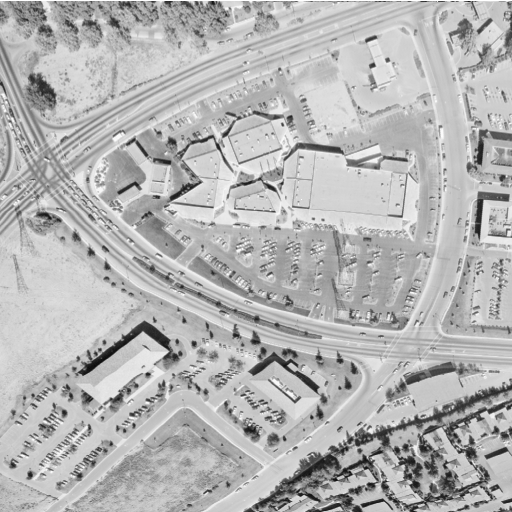
#> input picture images/aerial.png, 512 x 512 px; its folder holds only this picture in this run
$ python -i py-image-processing-intensity.py   (imports and definitions only)
#> lines starting #> are read from the running program, lines starting #| are printed output that depends on the picture; after the words box and inside, x2 and y2 are one past the last pixel; in counts of white or black regions, pixels touching at a corner belong together
#> further down, picture is the input picture: shape (512, 512, 3); min 12, max 255, mean 180.6
import cv2
import numpy as np
import tkinter as tk
from tkinter import Label, StringVar
from tkinter import ttk
from PIL import Image, ImageTk
import os

# Folder containing images
IMAGE_FOLDER = os.path.join(os.path.dirname(__file__), 'images')

def binary_threshold(image, threshold=127):
    """Apply binary thresholding to the image."""
#> called with threshold = 127
    _, binary = cv2.threshold(image, threshold, 255, cv2.THRESH_BINARY)
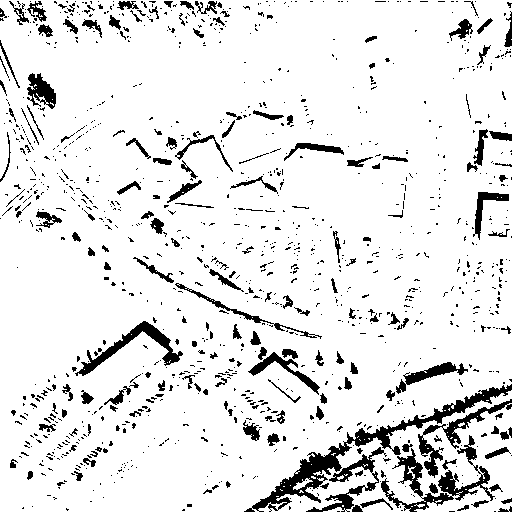
#> binary: shape (512, 512, 3); 90.1% white; 1152 black regions (982 under 20 px), largest, box (x1, y1, x2, y2) and area: (244, 384, 512, 512) 3435, (381, 435, 495, 512) 1921, (75, 321, 183, 376) 1173
    return binary

def contrast_stretching(image, min_val=0, max_val=255):
    """Apply contrast stretching to the image."""
#> called with min_val = 0, max_val = 255
    stretched = cv2.normalize(image, None, alpha=min_val, beta=max_val, norm_type=cv2.NORM_MINMAX)
    return stretched

def negative(image):
    """Create a negative of the image."""
    return 255 - image
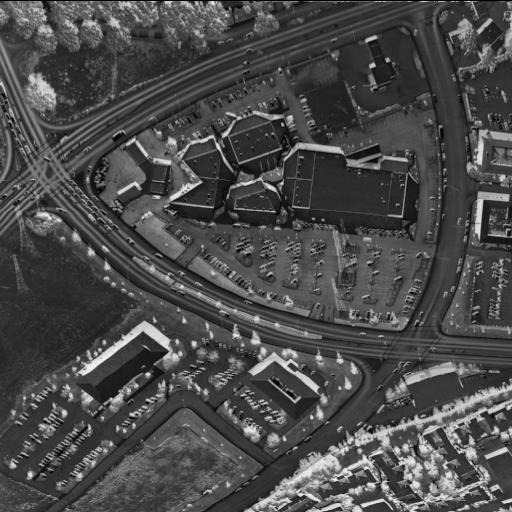
#> returned value: shape (512, 512, 3); min 0, max 243, mean 74.4

def log_transformation(image):
    """Apply logarithmic transformation to the image."""
    c = 255 / (np.log(1 + np.max(image)))
#> c = 45.99
    log_image = c * (np.log(1 + image))
#> log_image: shape (512, 512, 3) float16; 0.2% of the values are NaN or infinite; the others: min 117.9, max 254.6, mean 237.6
    log_image = np.array(log_image, dtype=np.uint8)
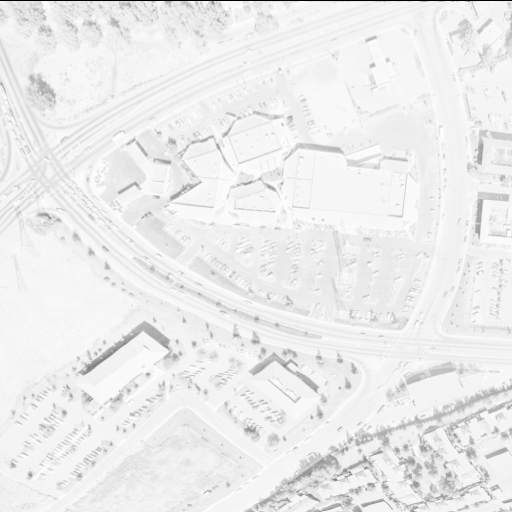
#> log_image: shape (512, 512, 3); min 0, max 254, mean 236.7
    return log_image

def gamma_correction(image, gamma):
    """Apply gamma correction to the image."""
#> called with gamma = 0.5
    gamma_corrected = np.array(255 * (image / 255) ** gamma, dtype=np.uint8)
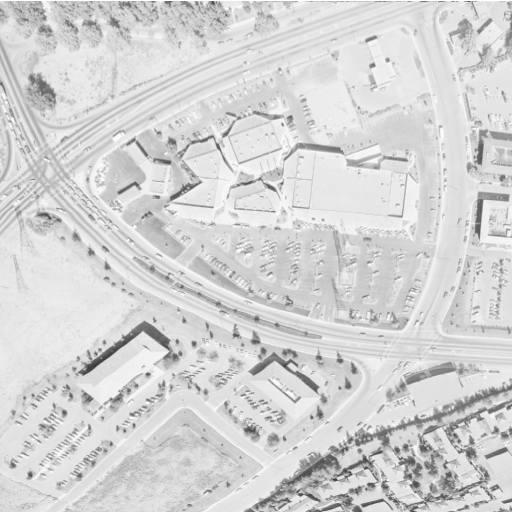
#> gamma_corrected: shape (512, 512, 3); min 55, max 255, mean 212.4
#> call 2 of gamma_correction, with gamma = 2
#> in gamma_correction (call 2), `gamma_corrected = np.array(255 * (image / 255) ** gamma, dtype=np.uint8)`:
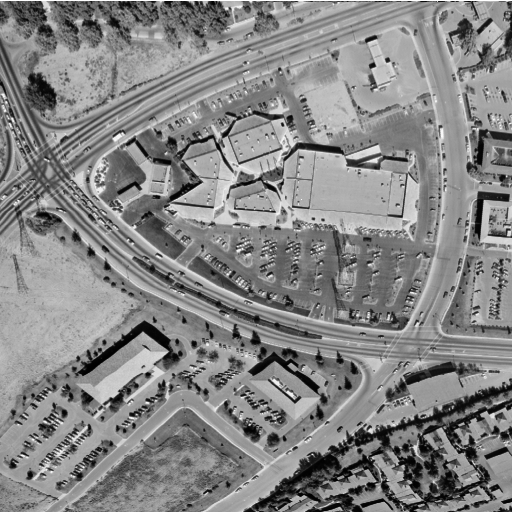
#> gamma_corrected: shape (512, 512, 3); min 0, max 255, mean 133.5
    return gamma_corrected

def resize_image(image, width=300):
    """Resize the image to a specified width while maintaining aspect ratio."""
    height = int(image.shape[0] * (width / image.shape[1]))
    resized_image = cv2.resize(image, (width, height))
    return resized_image

def display_images(images, titles):
    """Display multiple images in a single Tkinter window."""
    for widget in grid_frame.winfo_children():
        widget.destroy()  # Clear existing images

    for i in range(len(images)):
        resized_image = resize_image(images[i])

        # Convert the image to RGB format and then to a PhotoImage
        image_rgb = cv2.cvtColor(resized_image, cv2.COLOR_GRAY2RGB)  # Convert to RGB
        image_pil = Image.fromarray(image_rgb)  # Convert to PIL Image
        image_tk = ImageTk.PhotoImage(image_pil)  # Convert to ImageTk PhotoImage

        title_label = Label(grid_frame, text=titles[i])
        title_label.grid(row=(i // 3) * 2, column=i % 3, padx=5, pady=(0, 5))

        label = Label(grid_frame, image=image_tk)
        label.image = image_tk  # Keep a reference to avoid garbage collection
        label.grid(row=(i // 3) * 2 + 1, column=i % 3, padx=5, pady=(0, 5))

def load_images():
    """Load images from the specified folder and return their file paths."""
    images = []
    titles = []
    for filename in os.listdir(IMAGE_FOLDER):
        if filename.endswith('.png') or filename.endswith('.jpg') or filename.endswith('.jpeg'):
            images.append(cv2.imread(os.path.join(IMAGE_FOLDER, filename), cv2.IMREAD_GRAYSCALE))
            titles.append(filename)
    return images, titles

def apply_transformations(selected_image):
    """Apply transformations to the selected image."""
    if selected_image is None:
        return

    binary_image = binary_threshold(selected_image)
    contrast_image = contrast_stretching(selected_image)
    negative_image = negative(selected_image)
    log_image = log_transformation(selected_image)
    gamma_image_low = gamma_correction(selected_image, gamma=0.5)  # γ < 1
    gamma_image_high = gamma_correction(selected_image, gamma=2.0)  # γ > 1

    images = [selected_image, binary_image, contrast_image, negative_image, log_image, gamma_image_low, gamma_image_high]
    titles = ['Original', 'Binary Threshold', 'Contrast Stretching', 'Negative', 'Log Transformation', 'Gamma < 1', 'Gamma > 1']

    display_images(images, titles)

def on_selection_change(event):
    """Handle selection change in the dropdown."""
    selected_image_name = dropdown_var.get()
    selected_image_path = os.path.join(IMAGE_FOLDER, selected_image_name)
    selected_image = cv2.imread(selected_image_path, cv2.IMREAD_GRAYSCALE)
    apply_transformations(selected_image)

# Set up the main Tkinter window
# [2 lines not run here, left out]

dropdown_var = StringVar()
# [1 line that did not run here, left out]
# [1 line not run here, left out]


# Load images for the dropdown
image_files = os.listdir(IMAGE_FOLDER)
# [1 line that did not run here, left out]
# [5 lines not run here, left out]

# Create a frame to hold the grid of images
# [1 line that did not run here, left out]
# [6 lines not run here, left out]

>>> import cv2
>>> picture = cv2.imread('images/aerial.png')
#> (the run stopped early here; a loop or call above may not have finished)

$ run again, on images/bark.png
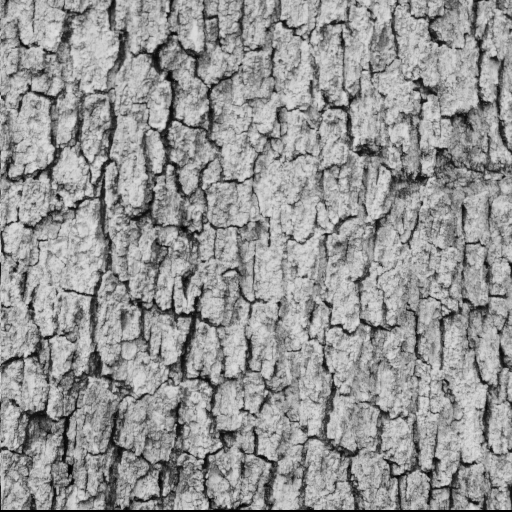
#> input picture images/bark.png, 512 x 512 px
#> picture is the input picture: shape (512, 512, 3); min 0, max 226, mean 148.5
#> in binary_threshold, `_, binary = cv2.threshold(image, threshold, 255, cv2.THRESH_BINARY)`:
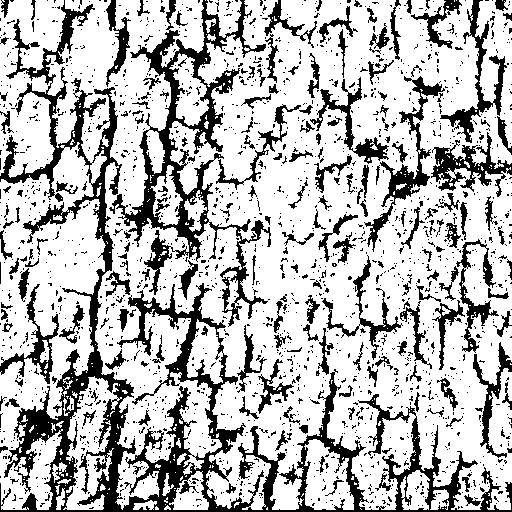
#> binary: shape (512, 512, 3); 72.9% white; 1870 black regions (1672 under 20 px), largest, box (x1, y1, x2, y2) and area: (0, 0, 512, 512) 27567, (109, 0, 271, 327) 9463, (364, 76, 445, 252) 2046
#> c = 47.01
#> in gamma_correction (call 2), `gamma_corrected = np.array(255 * (image / 255) ** gamma, dtype=np.uint8)`:
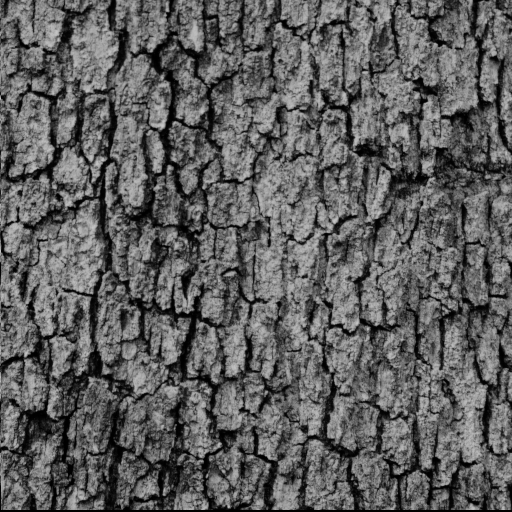
#> gamma_corrected: shape (512, 512, 3); min 0, max 200, mean 94.7

$ run again, on images/boat.png
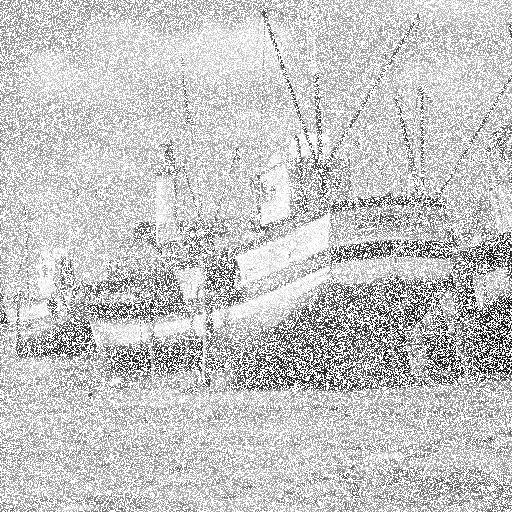
#> input picture images/boat.png, 512 x 512 px
#> picture is the input picture: shape (512, 512, 3); min 4, max 255, mean 199.9
#> in binary_threshold, `_, binary = cv2.threshold(image, threshold, 255, cv2.THRESH_BINARY)`:
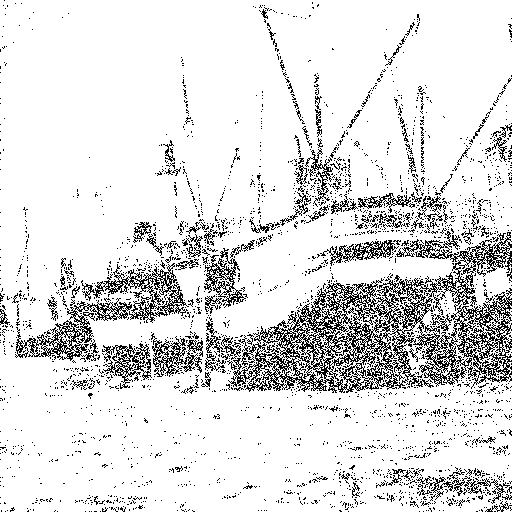
#> binary: shape (512, 512, 3); 87.4% white; black in thin lines or dots
#> c = 45.99
#> in gamma_correction (call 2), `gamma_corrected = np.array(255 * (image / 255) ** gamma, dtype=np.uint8)`:
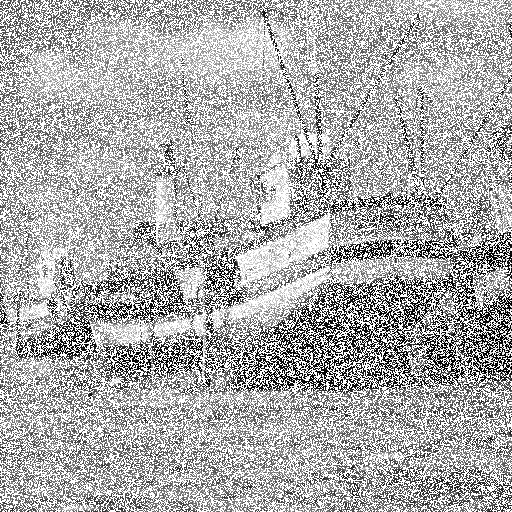
#> gamma_corrected: shape (512, 512, 3); min 0, max 255, mean 172.3

$ run again, on images/brick wall.png
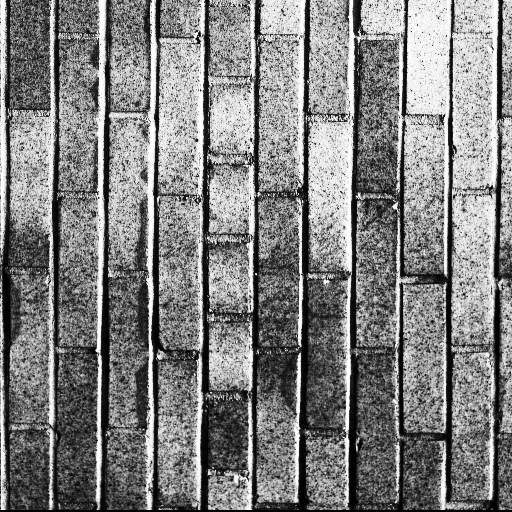
#> input picture images/brick wall.png, 512 x 512 px
#> picture is the input picture: shape (512, 512, 3); min 0, max 255, mean 128.1
#> in binary_threshold, `_, binary = cv2.threshold(image, threshold, 255, cv2.THRESH_BINARY)`:
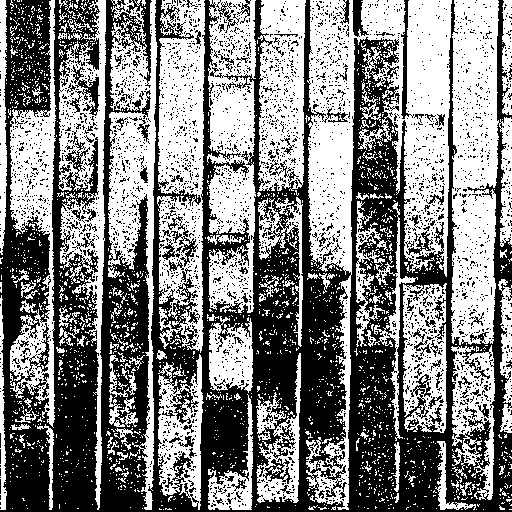
#> binary: shape (512, 512, 3); 51.3% white; 3617 black regions (3514 under 20 px), largest, box (x1, y1, x2, y2) and area: (0, 0, 512, 512) 111777, (70, 65, 100, 116) 555, (401, 0, 414, 119) 483
#> c = 45.99
#> in gamma_correction (call 2), `gamma_corrected = np.array(255 * (image / 255) ** gamma, dtype=np.uint8)`:
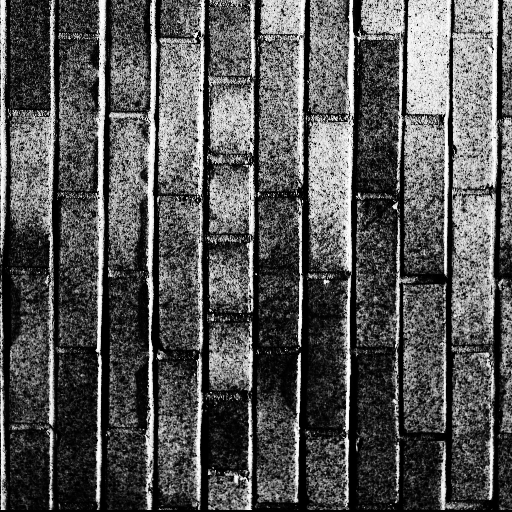
#> gamma_corrected: shape (512, 512, 3); min 0, max 255, mean 85.5
